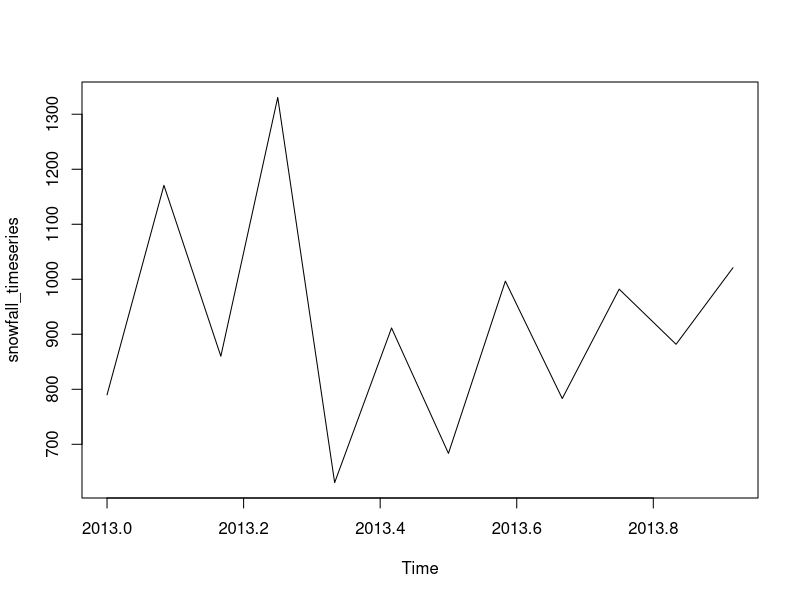
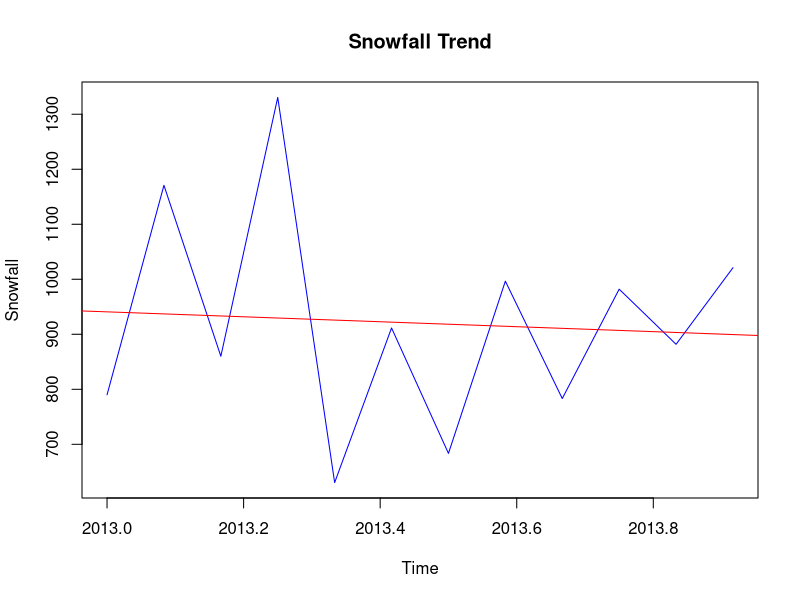

R code for these plots, in order:
# Getting the data points in form of a R vector.   
snowfall <- c(790,1170.8,860.1,1330.6,630.4,911.5,683.5,996.6,783.2,982,881.8,1021)   
# Convertting it into a time series object.   
snowfall_timeseries<- ts(snowfall,start = c(2013,1),frequency = 12) 
png(file = "snowfall.png") 
# Printing the timeseries data.   
print(snowfall_timeseries)   
# Giving a name to the chart file.   
  
# Plotting a graph of the time series.   
plot(snowfall_timeseries)   
# Saving the file.   
model <- lm(snowfall_timeseries ~ time(snowfall_timeseries))
plot(snowfall_timeseries, main="Snowfall Trend", xlab="Time", ylab="Snowfall", col="blue")
abline(model, col="red")

dev.off()  

